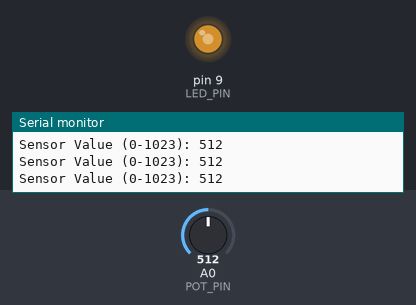
This sketch was run on a simulated Arduino Uno, built with avr-gcc and run on an emulated ATmega328P. Shown: output pins drawn as LEDs (lit = HIGH), the last lines printed to the serial monitor. Inputs (shaded band) come from the test bench; at power-on: A0 (POT_PIN) = 512.

Above: at 1.2 s.
1.3 s: A0 (POT_PIN) set to 493
At 2.4 s:
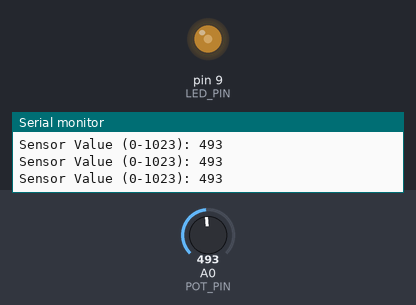
2.8 s: A0 (POT_PIN) set to 1023
At 4.0 s:
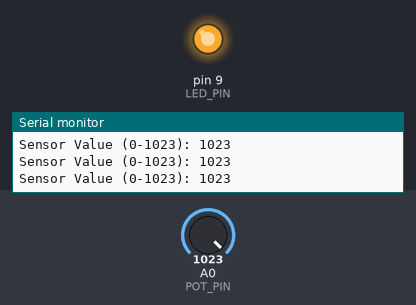
4.3 s: A0 (POT_PIN) set to 782
At 5.5 s:
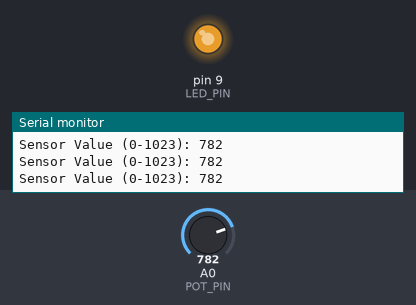
5.8 s: A0 (POT_PIN) set to 756
At 7.3 s:
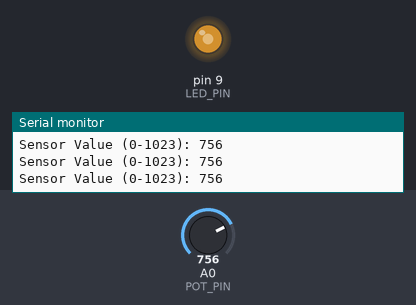
8.8 s: A0 (POT_PIN) set to 0
At 9.5 s:
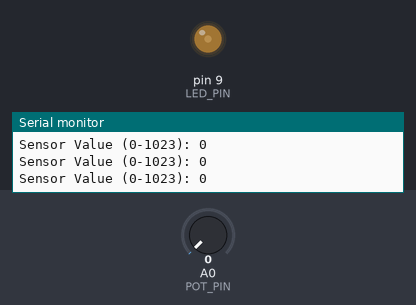
10.3 s: A0 (POT_PIN) set to 246
11.8 s: A0 (POT_PIN) set to 269
At 13.1 s:
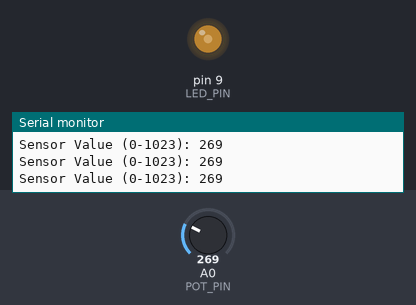
Timing chart, 0 to 14.8 s (numbered marks = the images above; inputs shaded):
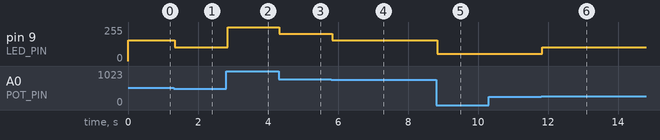

Measured:
- the behaviour switches between 510 and 509 on A0 (POT_PIN) (found by bisection; images 0 and 1)
- the behaviour switches between 765 and 764 on A0 (POT_PIN) (found by bisection; images 3 and 4)
- the behaviour switches between 254 and 255 on A0 (POT_PIN) (found by bisection; images 5 and 6)
- after the input at 1.3 s, pin 9 (LED_PIN): 154/255 → 104/255 at once
- after the input at 2.8 s, pin 9 (LED_PIN): 104/255 → 254/255 after 0.05 s
- after the input at 4.3 s, pin 9 (LED_PIN): 254/255 → 204/255 at once
- after the input at 5.8 s, pin 9 (LED_PIN): 204/255 → 154/255 at once
- after the input at 8.8 s, pin 9 (LED_PIN): 154/255 → 55/255 at once
- after the input at 11.8 s, pin 9 (LED_PIN): 55/255 → 104/255 at once

The sketch:

led_potentiometer_10k.ino
```cpp
// 抵抗つまみを回してLEDの明るさを変えるプログラム　2025/11/20

// -------------------- ピン定義 --------------------
// 可変抵抗を接続するアナログピン (入力)
const int POT_PIN = A0;
// LEDを接続するPWM対応デジタルピン (出力)
const int LED_PIN = 9;

void setup() {
  // LEDピンを出力モードに設定 (可変抵抗ピンは analogRead のため設定不要)
  pinMode(LED_PIN, OUTPUT);

  // シリアルモニタを起動 (読み取った値を確認するため)
  Serial.begin(9600);
}

void loop() {
  // 1. 可変抵抗の入力値を読み取る (0〜1023)
  int sensorValue = analogRead(POT_PIN);

  // 2. 値の確認のためシリアルモニタに出力
  Serial.print("Sensor Value (0-1023): ");
  Serial.println(sensorValue);

  sensorValue = sensorValue / 255 * 255;//あえて十段階ぐらいに丸める。

  // 3. 入力値の範囲 (0-1023) を LED出力の範囲 (0-255) に変換する
  // map(変換元の値, 変換元の最小値, 変換元の最大値, 変換後の最小値, 変換後の最大値)
  int ledBrightness = map(sensorValue, 0, 1023, 55, 255); //完全に消えないように最低値を55にする。

  // 4. LEDピンに調光値を出力する
  // PWM信号を出力し、LEDの明るさを調整
  analogWrite(LED_PIN, ledBrightness);

  // 処理が速すぎるので少し待つ
  delay(10);
}
```
